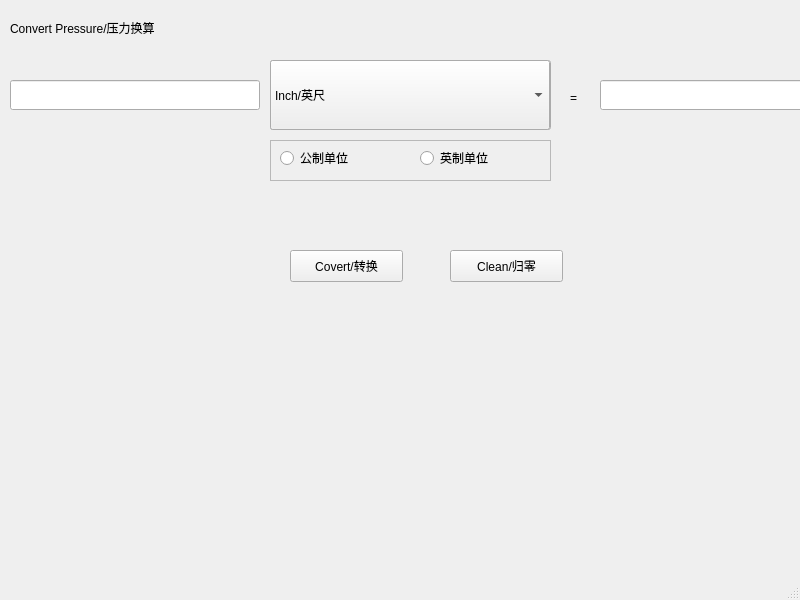
<?xml version="1.0" encoding="UTF-8"?>
<ui version="4.0">
 <class>MainWindow</class>
 <widget class="QMainWindow" name="MainWindow">
  <property name="geometry">
   <rect>
    <x>0</x>
    <y>0</y>
    <width>800</width>
    <height>600</height>
   </rect>
  </property>
  <property name="windowTitle">
   <string>MainWindow</string>
  </property>
  <widget class="QWidget" name="centralwidget">
   <widget class="QLabel" name="label_2">
    <property name="geometry">
     <rect>
      <x>10</x>
      <y>10</y>
      <width>360</width>
      <height>35</height>
     </rect>
    </property>
    <property name="styleSheet">
     <string notr="true">font: 75 24pt &quot;Arial&quot;;</string>
    </property>
    <property name="text">
     <string>Convert Pressure/压力换算</string>
    </property>
   </widget>
   <widget class="QComboBox" name="comboBoxOutputImperialUnitsPressure">
    <property name="geometry">
     <rect>
      <x>860</x>
      <y>60</y>
      <width>281</width>
      <height>70</height>
     </rect>
    </property>
    <property name="sizePolicy">
     <sizepolicy hsizetype="Maximum" vsizetype="Maximum">
      <horstretch>0</horstretch>
      <verstretch>0</verstretch>
     </sizepolicy>
    </property>
    <property name="styleSheet">
     <string notr="true">font: 12pt &quot;Arial&quot;;</string>
    </property>
    <item>
     <property name="text">
      <string>Inch/英尺</string>
     </property>
    </item>
    <item>
     <property name="text">
      <string>Foot/ 英尺</string>
     </property>
    </item>
    <item>
     <property name="text">
      <string>Yard/码</string>
     </property>
    </item>
    <item>
     <property name="text">
      <string>Mile/英里</string>
     </property>
    </item>
    <item>
     <property name="text">
      <string>NauticalMile/海</string>
     </property>
    </item>
    <item>
     <property name="text">
      <string>Furlong/弗隆</string>
     </property>
    </item>
    <item>
     <property name="text">
      <string>Fathom/英寻</string>
     </property>
    </item>
   </widget>
   <widget class="QFrame" name="InputCheckBoxPressure">
    <property name="geometry">
     <rect>
      <x>270</x>
      <y>140</y>
      <width>281</width>
      <height>41</height>
     </rect>
    </property>
    <property name="styleSheet">
     <string notr="true">font: 12pt &quot;Arial&quot;;</string>
    </property>
    <property name="frameShape">
     <enum>QFrame::StyledPanel</enum>
    </property>
    <property name="frameShadow">
     <enum>QFrame::Raised</enum>
    </property>
    <widget class="QRadioButton" name="InputMetricUnitsPressure">
     <property name="geometry">
      <rect>
       <x>10</x>
       <y>10</y>
       <width>89</width>
       <height>16</height>
      </rect>
     </property>
     <property name="text">
      <string>公制单位</string>
     </property>
    </widget>
    <widget class="QRadioButton" name="InputImperialUnitsPressure">
     <property name="geometry">
      <rect>
       <x>150</x>
       <y>10</y>
       <width>89</width>
       <height>16</height>
      </rect>
     </property>
     <property name="text">
      <string>英制单位</string>
     </property>
    </widget>
   </widget>
   <widget class="QPushButton" name="pushPressure">
    <property name="geometry">
     <rect>
      <x>290</x>
      <y>250</y>
      <width>113</width>
      <height>32</height>
     </rect>
    </property>
    <property name="text">
     <string>Covert/转换</string>
    </property>
   </widget>
   <widget class="QPushButton" name="cleanPressure">
    <property name="geometry">
     <rect>
      <x>450</x>
      <y>250</y>
      <width>113</width>
      <height>32</height>
     </rect>
    </property>
    <property name="text">
     <string>Clean/归零</string>
    </property>
   </widget>
   <widget class="QLabel" name="label">
    <property name="geometry">
     <rect>
      <x>570</x>
      <y>90</y>
      <width>16</width>
      <height>16</height>
     </rect>
    </property>
    <property name="styleSheet">
     <string notr="true">font: 75 20pt &quot;Arial&quot;;</string>
    </property>
    <property name="text">
     <string>=</string>
    </property>
   </widget>
   <widget class="QComboBox" name="comboBoxInputMetricUnitsPressure">
    <property name="geometry">
     <rect>
      <x>270</x>
      <y>60</y>
      <width>281</width>
      <height>70</height>
     </rect>
    </property>
    <property name="sizePolicy">
     <sizepolicy hsizetype="Maximum" vsizetype="Maximum">
      <horstretch>0</horstretch>
      <verstretch>0</verstretch>
     </sizepolicy>
    </property>
    <property name="styleSheet">
     <string notr="true">font: 12pt &quot;Arial&quot;;</string>
    </property>
    <item>
     <property name="text">
      <string>Kilometer/千米</string>
     </property>
    </item>
    <item>
     <property name="text">
      <string>Meter/米</string>
     </property>
    </item>
    <item>
     <property name="text">
      <string>Decimetre/分米</string>
     </property>
    </item>
    <item>
     <property name="text">
      <string>Centimeter/厘米</string>
     </property>
    </item>
    <item>
     <property name="text">
      <string>Millimetre/毫米</string>
     </property>
    </item>
    <item>
     <property name="text">
      <string>Nanometre/纳米</string>
     </property>
    </item>
    <item>
     <property name="text">
      <string>Picometer/皮米</string>
     </property>
    </item>
    <item>
     <property name="text">
      <string>LightYear/光年</string>
     </property>
    </item>
    <item>
     <property name="text">
      <string>AstronomicalUnit/天文单位</string>
     </property>
    </item>
   </widget>
   <widget class="QLineEdit" name="PressureOut">
    <property name="geometry">
     <rect>
      <x>600</x>
      <y>80</y>
      <width>250</width>
      <height>30</height>
     </rect>
    </property>
    <property name="styleSheet">
     <string notr="true">font: 12pt &quot;Arial&quot;;</string>
    </property>
   </widget>
   <widget class="QComboBox" name="comboBoxOutMetricUnitsPressure">
    <property name="geometry">
     <rect>
      <x>860</x>
      <y>60</y>
      <width>281</width>
      <height>70</height>
     </rect>
    </property>
    <property name="sizePolicy">
     <sizepolicy hsizetype="Maximum" vsizetype="Maximum">
      <horstretch>0</horstretch>
      <verstretch>0</verstretch>
     </sizepolicy>
    </property>
    <property name="styleSheet">
     <string notr="true">font: 12pt &quot;Arial&quot;;</string>
    </property>
    <item>
     <property name="text">
      <string>Kilometer/千米</string>
     </property>
    </item>
    <item>
     <property name="text">
      <string>Meter/米</string>
     </property>
    </item>
    <item>
     <property name="text">
      <string>Decimetre/分米</string>
     </property>
    </item>
    <item>
     <property name="text">
      <string>Centimeter/厘米</string>
     </property>
    </item>
    <item>
     <property name="text">
      <string>Millimetre/毫米</string>
     </property>
    </item>
    <item>
     <property name="text">
      <string>Nanometre/纳米</string>
     </property>
    </item>
    <item>
     <property name="text">
      <string>Picometer/皮米</string>
     </property>
    </item>
    <item>
     <property name="text">
      <string>LightYear/光年</string>
     </property>
    </item>
    <item>
     <property name="text">
      <string>AstronomicalUnit/天文单位</string>
     </property>
    </item>
   </widget>
   <widget class="QLineEdit" name="PressureInput">
    <property name="geometry">
     <rect>
      <x>10</x>
      <y>80</y>
      <width>250</width>
      <height>30</height>
     </rect>
    </property>
    <property name="styleSheet">
     <string notr="true">font: 12pt &quot;Arial&quot;;</string>
    </property>
   </widget>
   <widget class="QComboBox" name="comboBoxInputImperialUnitsPressure">
    <property name="geometry">
     <rect>
      <x>270</x>
      <y>60</y>
      <width>280</width>
      <height>70</height>
     </rect>
    </property>
    <property name="sizePolicy">
     <sizepolicy hsizetype="Maximum" vsizetype="Maximum">
      <horstretch>0</horstretch>
      <verstretch>0</verstretch>
     </sizepolicy>
    </property>
    <property name="styleSheet">
     <string notr="true">font: 12pt &quot;Arial&quot;;</string>
    </property>
    <item>
     <property name="text">
      <string>Inch/英尺</string>
     </property>
    </item>
    <item>
     <property name="text">
      <string>Foot/ 英尺</string>
     </property>
    </item>
    <item>
     <property name="text">
      <string>Yard/码</string>
     </property>
    </item>
    <item>
     <property name="text">
      <string>Mile/英里</string>
     </property>
    </item>
    <item>
     <property name="text">
      <string>NauticalMile/海</string>
     </property>
    </item>
    <item>
     <property name="text">
      <string>Furlong/弗隆</string>
     </property>
    </item>
    <item>
     <property name="text">
      <string>Fathom/英寻</string>
     </property>
    </item>
   </widget>
   <widget class="QFrame" name="OutCheckBoxPressure">
    <property name="geometry">
     <rect>
      <x>860</x>
      <y>140</y>
      <width>281</width>
      <height>41</height>
     </rect>
    </property>
    <property name="styleSheet">
     <string notr="true">font: 12pt &quot;Arial&quot;;</string>
    </property>
    <property name="frameShape">
     <enum>QFrame::StyledPanel</enum>
    </property>
    <property name="frameShadow">
     <enum>QFrame::Raised</enum>
    </property>
    <widget class="QRadioButton" name="OutMetricUnitsPressure">
     <property name="geometry">
      <rect>
       <x>10</x>
       <y>10</y>
       <width>89</width>
       <height>16</height>
      </rect>
     </property>
     <property name="text">
      <string>公制单位</string>
     </property>
    </widget>
    <widget class="QRadioButton" name="OutputImperialUnitsPressure">
     <property name="geometry">
      <rect>
       <x>150</x>
       <y>10</y>
       <width>89</width>
       <height>16</height>
      </rect>
     </property>
     <property name="text">
      <string>英制单位</string>
     </property>
    </widget>
   </widget>
  </widget>
  <widget class="QMenuBar" name="menubar">
   <property name="geometry">
    <rect>
     <x>0</x>
     <y>0</y>
     <width>800</width>
     <height>22</height>
    </rect>
   </property>
  </widget>
  <widget class="QStatusBar" name="statusbar"/>
 </widget>
 <resources/>
 <connections/>
</ui>
